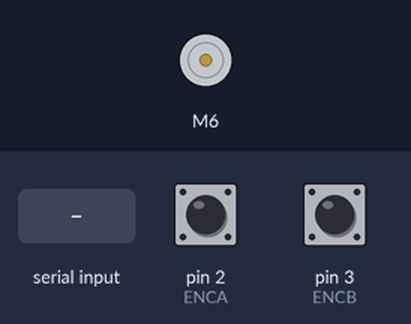
This sketch was run on a simulated Arduino Uno, built with avr-gcc and run on an emulated ATmega328P. Parts: DC motor (green arrow = forward, orange = backward, longer = faster). The inputs (shaded band) are chosen by the test bench; at power-on: pin 2 (ENCA) HIGH, pin 3 (ENCB) HIGH. What the sketch prints to the serial monitor is not drawn.

Above: at 1.2 s.
1.3 s: "90,45\n" received over Serial
At 3.4 s:
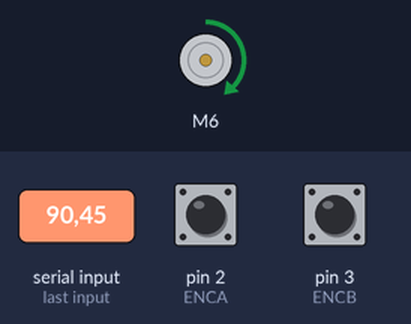
3.8 s: "30,150\n" received over Serial
At 5.2 s:
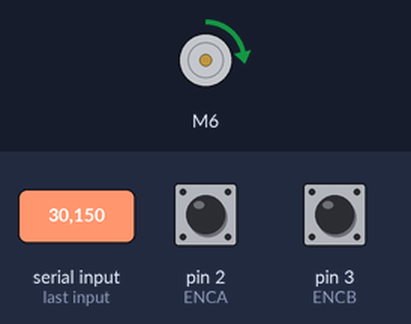
6.3 s: "200\n" received over Serial
At 8.3 s:
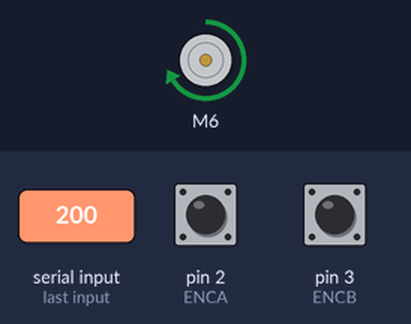
12.1 s: "5\n" received over Serial
At 13.9 s:
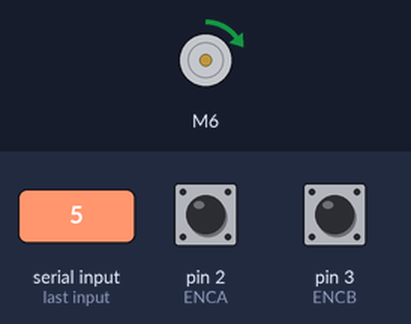
Timing chart, 0 to 15.4 s (numbered marks = the images above; inputs shaded):
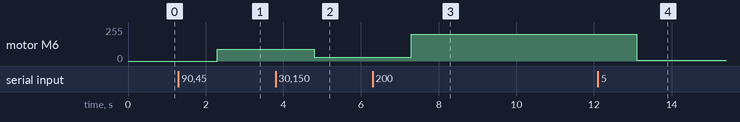

The sketch:

ShaftBalancer_wired_manualpower_interrupt_portmanipulation.ino
```cpp
/*
* Getting Started example sketch for nRF24L01+ radios
* This is a very basic example of how to send data from one node to another
* Updated: Dec 2014 by TMRh20
*/

#include <SPI.h>
#include <EEPROM.h>
#include <SparkFun_TB6612.h>

//https://forum.arduino.cc/index.php?topic=52159.0


//pins

//Motor Driver
#define AIN1 6
#define AIN2 7
#define PWMA 5
#define STBY 4

//Encoder
#define ENCA 2 //TODO
#define ENCB 3 //TODO

#define THETA_RANGE 5

// string to hold input

/* setup stuff for the encoder */
volatile int ENCA_VAL;
volatile int ENCB_VAL;
int pos;
int ticks;
int THETA; //NORMALLY BASE STATION
int TICKS_PER_DEGREE = 12 * 986.41;

int off_ticks_addr = 0;
int pos_CW[] = {3, 0, 1, 2};
int pos_CCW[] = {1, 2, 3, 4};

Motor motor1 = Motor(AIN1, AIN2, PWMA, 1, STBY); //MAKE 1 OR NEGATIVE 1 DEPENDING

int POWER;
/* Convenience Functions */

int EEPROM_writeInteger(int ee, int value)
{
    const byte* p = (byte*)&value;
    unsigned int i;
    for (i = 0; i < sizeof(value); i++)
          EEPROM.write(ee++, *p++);
    return i;
}

int EEPROM_readInteger(int ee, int value)
{
    byte* p = (byte*)&value; //cast as pointer to byte
    unsigned int i;
    for (i = 0; i < sizeof(value); i++)
          *p++ = EEPROM.read(ee++);
    return i;
}

int cyclePosition(int ENCA_VAL, int ENCB_VAL)
{
    int pos;
    if( ENCA_VAL == 0)
    {
      if(ENCB_VAL == 0)
      {
        pos = 0;
      }
      else
      {
        pos = 3;
      }
    }
    else
    {
      if(ENCB_VAL == 0)
      {
        pos = 1;
      }
      else
      {
        pos = 2;
      }
    }
    return pos;
}

int rotationDirection(int pos, int old_pos)
{
  if(pos == pos_CW[old_pos])
  {
    return 1;
  }
  //if the position moved to a counterclockwise position
  else if(pos == pos_CCW[old_pos])
  {
    return -1;
  }
  else
  {
    return 0;
  }
}

void setup() {
  Serial.begin(115200);

  //load previous position

  pinMode(ENCA, INPUT);
  pinMode(ENCB, INPUT);
  EEPROM_readInteger(off_ticks_addr, ticks);
  attachInterrupt(digitalPinToInterrupt(ENCA), pin_ISR, CHANGE);
  attachInterrupt(digitalPinToInterrupt(ENCB), pin_ISR, CHANGE);

}

void loop() {

    //POWER = 255;
  /*Check for and input new commands.*/
  // Read serial input:
  //Serial.println("TEST");
  ///THIS IS IMPORTANT
  //http://forum.arduino.cc/index.php?topic=181536.0

  int old_pos = pos;
  pos = cyclePosition(ENCA_VAL, ENCB_VAL);
  int dir = rotationDirection(pos, old_pos);
  ticks+=dir;
  Serial.print(" ticks = ");
  Serial.print(ticks);
  Serial.print(" old_pos = ");
  Serial.print(old_pos);
  Serial.print(" pos = ");
  Serial.print(pos);
  Serial.println("");

  if(Serial.available())
  {
    String inString = Serial.readString();
    POWER = inString.toInt();
    Serial.println("power: ");
    Serial.print(POWER);
  }

  /*Update Motor Speed and Direction*/

  motor1.drive(POWER);

} // Loop

void pin_ISR() {
  //Read Encoder Values
  ENCA_VAL = digitalRead(ENCA);
  ENCB_VAL = digitalRead(ENCB);
}
```

Measured:
- after the input at 1.3 s, motor M6: stopped → forward 90/255 after 1.0 s
- after the input at 3.8 s, motor M6: forward 90/255 → forward 30/255 after 1.0 s
- after the input at 6.3 s, motor M6: forward 30/255 → forward 200/255 after 1.0 s
- after the input at 12.1 s, motor M6: forward 200/255 → forward 5/255 after 1.0 s
